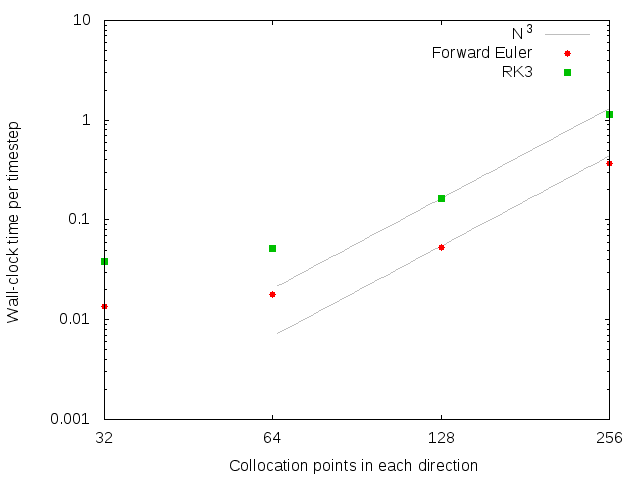

Source code (gnuplot):
set terminal png size 640, 480
set output "rk3.png"

set linestyle 1 ps 1 pt 7
set linestyle 2 ps 1 pt 5
set style line 3 lw 1 lt rgb "gray"

set xlabel "Collocation points in each direction"
set ylabel "Wall-clock time per timestep"
set logscale x
set logscale y

set xtics (8, 16, 32, 64, 128, 256)

plot (x > 64 ? (9.8e-3/(50**3))*x**3 : 1.0/0.0) w l ls 3 title "N^3" ,\
(x > 64 ? (9.8e-3/(50**3)/3.0)*x**3 : 1.0/0.0) w l ls 3 title "" ,\
"rk3.dat" using 1:2 ls 1 w p title "Forward Euler",\
"rk3.dat" using 1:3 ls 2 w p title "RK3"

unset output
